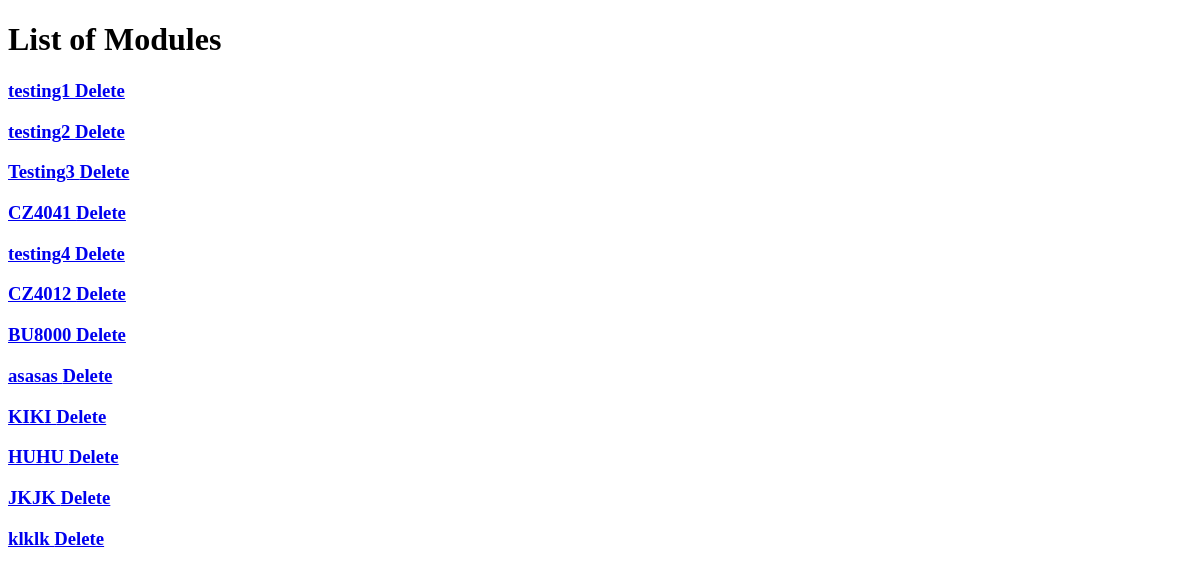
Page /appOne/manage_module/ (signed in) on the earlier database version.
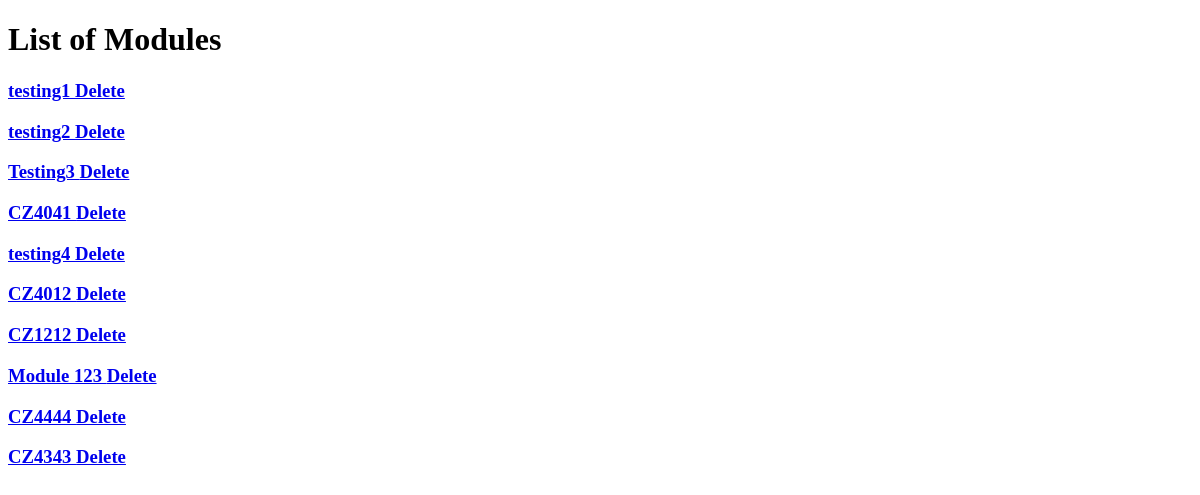
Same page on the later database version.
### appOne/models.py (models this page shows, shortened)
class Module(models.Model):
    module_name = models.CharField(max_length=50)
    coordinator = models.ForeignKey('Professor', on_delete=models.SET_NULL, null=True, blank=True)
    class Meta:
        permissions = (("can_modify_module", "Can create/delete a module"),)#placeholder
    def get_absolute_url(self):
        return reverse('appOne:module_home', args=[str(self.module_name)])

### appOne/views.py (the view)
# urls.py: path('manage_module/', views.manage_module, name='manage_module'),
@permission_required('appOne.change_module', raise_exception=True)
def manage_module(request):
    module_list = Module.objects.filter()
    return render(request,'appOne/manage_module.html',{'module_list':module_list})

### templates/appOne/manage_module.html
{% extends "appOne/base.html" %}
{% load staticfiles %}
{% block body_block %}
  <div class="container">
    <div class="jumbotron">
      <h1>List of Modules</h1>
        {% for module in module_list %}
            <h3><a href="{{ module.get_absolute_url }}">{{module.module_name}} </a>
              <a href="{% url 'appOne:delete_module' module_pk=module.module_name %}">Delete</a>
            </h3>
        {% endfor %}
    </div>
  </div>
{% endblock %}

Differences in the rows shown:
removed Module: module_name "BU8000"
removed Module: module_name "asasas"
removed Module: module_name "KIKI"
removed Module: module_name "HUHU"
removed Module: module_name "JKJK"
removed Module: module_name "klklk"
added Module: module_name "CZ1212"
added Module: module_name "Module 123"
added Module: module_name "CZ4444"
added Module: module_name "CZ4343"
